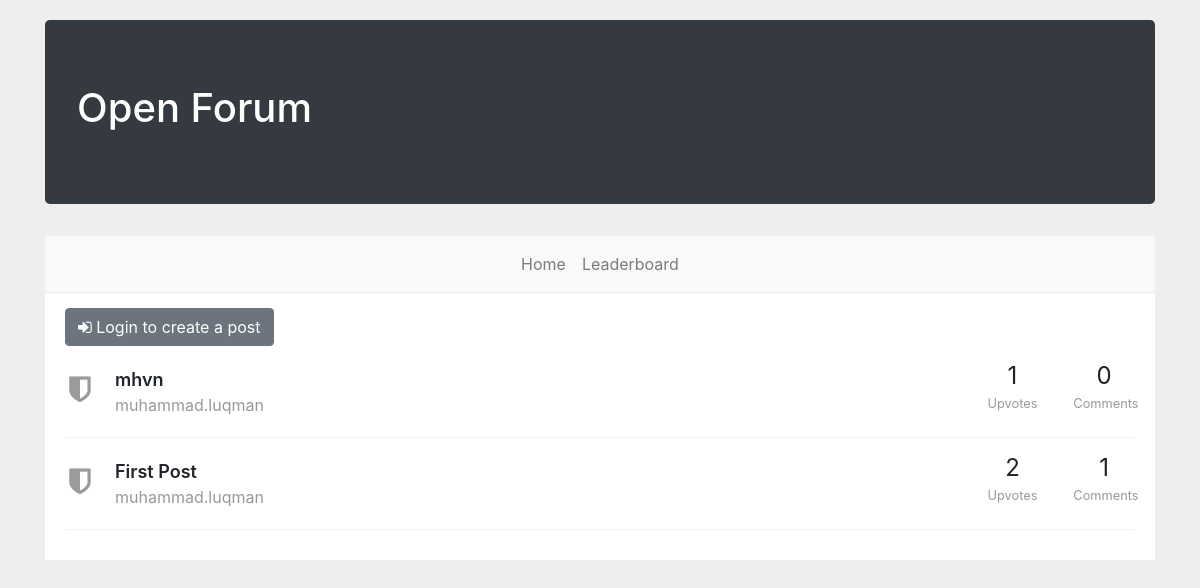
The page / on the database its author committed.
### App/models.py (models this page shows, shortened)
class Post(db.Model):
    postID=db.Column(db.Integer, primary_key=True)
    topicID=db.Column(db.Integer, db.ForeignKey(Topic.topicID))
    postingUser=db.Column(db.String(20), db.ForeignKey(User.username))
    description=db.Column(db.String(80), nullable=False)
    upvoteCount=db.Column(db.Integer, default=0)
    createdTime=db.Column(db.DateTime, default=datetime.datetime.now)
    postType=db.Column(db.String(10), nullable=False)

class Topic(db.Model):
    topicID=db.Column(db.Integer, primary_key=True)
    title=db.Column(db.String(50), nullable=False)
    secondaryPostCount=db.Column(db.Integer, default=0)
    posts = relationship("Post")

### App/routes.py (the view)
@app.route("/")
def get_home_page(offset=0,limit=10):
    return render_template('index.html'
                           ,topics=get_chronological_topics(offset=offset,limit=limit)
                           ,isLoggedIn=current_user.is_authenticated)

### App/repository.py (called while the page is built)
def flatten_primary_posts(tabularTopics):
    topics=[]
    for tabularTopic in tabularTopics:
        primaryPost=row2dict(tabularTopic.posts[0])
        topic=row2dict(tabularTopic)
        for key,value in primaryPost.items():
            topic[key]=value
        topics.append(topic)
    return topics

def get_chronological_topics(offset,limit):
    tabularTopics= db.session.query(Topic).\
        join(Topic.posts).\
        filter(Post.postType == 'PRIMARY').\
        order_by(Post.createdTime.desc()).\
        options(contains_eager(Topic.posts)).\
        all()
    return flatten_primary_posts(tabularTopics)

### App/templates/index.html
{% from 'macros.html' import header %}
{% from 'macros.html' import create_topic %}
{% from 'macros.html' import head %}
{% from 'macros.html' import formulate_link %}
{% from 'macros.html' import link %}
{% from 'macros.html' import login_button %}
<!DOCTYPE html>
<head>
	{{head(title="Open Forum")}}
</head>
<body class="container">
	{{header(isLoggedIn)}}
	<div class="ibox-content ">
		{% if isLoggedIn %}
			{{link("Create Post",url_for('get_new_post_page'))}}
		{% else %}
			{{login_button("Login to create a post")}}
		{% endif %}
		{% for topic in topics %}
			{{
			create_topic(
				url=url_for('get_thread_page',topicID=topic["topicID"],title=topic["title"])
			   ,title=topic["title"]
			   ,noOfComments=topic["secondaryPostCount"]
			   ,user=topic["postingUser"]
			   ,noOfUpvotes=topic["upvoteCount"])
			}}
		{% endfor %}
	</div>
</body>

### App/templates/macros.html (shortened to what this page needs)
{% macro head(title) %}
	<link href="//maxcdn.bootstrapcdn.com/bootstrap/4.0.0/css/bootstrap.min.css" rel="stylesheet" id="bootstrap-css">
	<link href="https://maxcdn.bootstrapcdn.com/font-awesome/4.3.0/css/font-awesome.min.css" rel="stylesheet">
	<link href="../static/css/main.css" rel="stylesheet">
{% endmacro %}
{% macro header(isLoggedIn) %}
	<div class="jumbotron bg-dark text-white">
	  <h1>Open Forum</h1>
	</div>
	<nav class="navbar navbar-expand-lg navbar-light bg-light">
	  <div id="nav" class="collapse navbar-collapse justify-content-md-center" \>
	    <ul class="navbar-nav nav-justified">
	      <li class="nav-item">
	        <a class="nav-link" href="/">Home</a>
	      </li>
	      <li class="nav-item">
	        <a class="nav-link" href="/leaderboard">Leaderboard</a>
	      </li>
	    </ul>
	  </div>
	</nav>
{% endmacro %}
{% macro login_button(text) %}
	<a class="btn btn-secondary" href="/login?next={{request.path}}">
		<i class="fa fa-sign-in" aria-hidden="true"></i>
		{{text}}
	</a>
{% endmacro %}
{% macro create_topic(url,title,user,id,noOfComments,noOfUpvotes) %}
    <div class="forum-item">
        <div class="row">
            <div class="col-md-10">
                <div class="forum-icon">
                    <i class="fa fa-shield"></i>
                </div>
                <a href="{{url}}" class="forum-item-title">{{ title }}</a>
                <div class="forum-sub-title">{{ user }}</div>
            </div>
            <div class="col-md-1 forum-info">
                <span class="views-number">
                    {{noOfUpvotes}}
                </span>
                <div>
                    <small>Upvotes</small>
                </div>
            </div>
            <div class="col-md-1 forum-info">
                <span class="views-number">
                    {{noOfComments}}
                </span>
                <div>
                    <small>Comments</small>
                </div>
            </div>
        </div>
    </div>
{% endmacro %}

### App/static/css/main.css (style rules this page uses)
body { margin-top:20px; background:#eee; }
.forum-item { margin: 10px 0; padding: 10px 0 20px; border-bottom: 1px solid #f1f1f1; }
.views-number { font-size: 24px; line-height: 18px; font-weight: 400; }
.forum-item small { color: #999; }
.forum-item .forum-sub-title { color: #999; margin-left: 50px; }
.forum-info { text-align: center; }
.forum-icon { float: left; width: 30px; margin-right: 20px; text-align: center; }
a.forum-item-title { color: inherit; display: block; font-size: 18px; font-weight: 600; }
.forum-icon .fa { font-size: 30px; margin-top: 8px; color: #9b9b9b; }
.ibox-content { background-color: #ffffff; color: inherit; padding: 15px 20px 20px 20px; border-color: #e7eaec; border-image: none; border-style: solid solid none; border-width: 1px 0; }

### rows shown on the page
Post: postingUser "muhammad.luqman", upvoteCount "1", noOfComments "0"
Topic: title "mhvn"
Post: postingUser "muhammad.luqman", upvoteCount "2", noOfComments "1"
Topic: title "First Post"

### other values the page prints
{{ text }} "Login to create a post"
